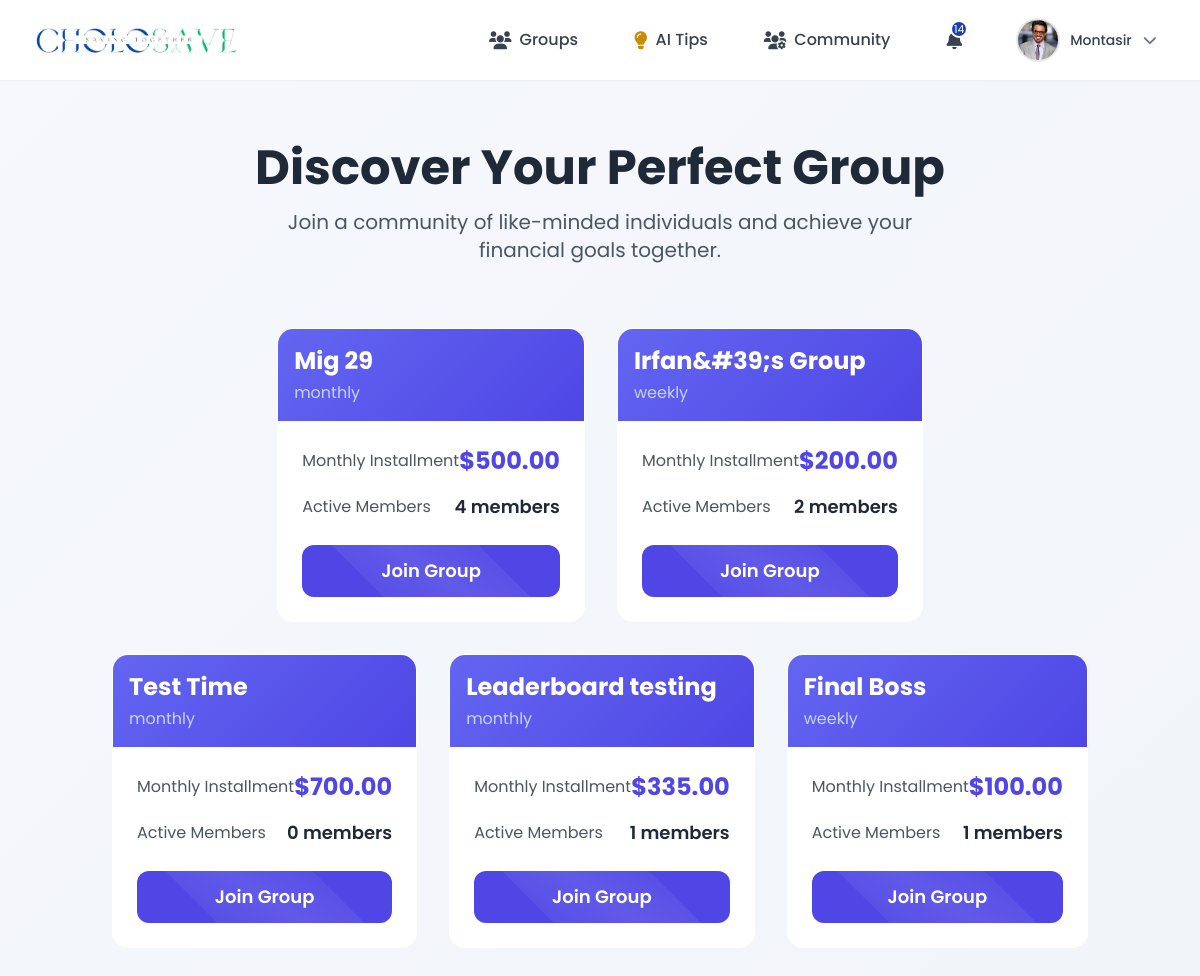
Screenshot of /view_groups.php (signed in) with the database file from the repository.
### tables this page shows
CREATE TABLE `users` (
  `id` int(11) NOT NULL,
  `name` varchar(255) DEFAULT NULL,
  `email` varchar(255) DEFAULT NULL,
  `phone_number` varchar(255) DEFAULT NULL,
  `password` varchar(255) DEFAULT NULL,
  `role` enum('user','group_admin','admin') DEFAULT 'user',
  `created_at` timestamp NOT NULL DEFAULT current_timestamp(),
  `profile_picture` varchar(255) NOT NULL,
  `otp` varchar(6) DEFAULT NULL,
  `otp_expiry` datetime DEFAULT NULL
);

CREATE TABLE `my_group` (
  `group_id` int(11) NOT NULL,
  `group_name` varchar(255) DEFAULT NULL,
  `members` int(11) NOT NULL,
  `group_admin_id` int(11) DEFAULT NULL,
  `dps_type` enum('weekly','monthly') DEFAULT NULL,
  `time_period` int(11) DEFAULT NULL,
  `amount` decimal(8,2) DEFAULT NULL,
  `start_date` date DEFAULT NULL,
  `goal_amount` int(11) DEFAULT NULL,
  `warning_time` int(11) DEFAULT NULL,
  `emergency_fund` decimal(8,2) DEFAULT NULL,
  `bKash` varchar(255) DEFAULT NULL,
  `Rocket` varchar(255) DEFAULT NULL,
  `Nagad` varchar(255) DEFAULT NULL,
  `created_at` timestamp NOT NULL DEFAULT current_timestamp(),
  `description` text DEFAULT NULL
);

### view_groups.php (the view, shortened to what this page needs)
<?php
include 'db.php';
include 'includes/header2.php';
$query = "
    SELECT
        g.group_id,
        g.group_name,
        g.dps_type,
        g.amount AS installment,
        COUNT(gm.user_id) AS members_count
    FROM
        my_group g
    LEFT JOIN
        group_membership gm
    ON
        g.group_id = gm.group_id AND gm.status = 'approved'
    GROUP BY
        g.group_id
";
$result = $conn->query($query);
if ($result) {
    $groups = [];
    while ($row = $result->fetch_assoc()) {
        $groups[] = [
            "group_id" => $row['group_id'],
            "group_name" => $row['group_name'],
            "dps_type" => $row['dps_type'],
            "installment" => $row['installment'],
            "members_count" => $row['members_count']
        ];
    }
} else {
    $groups = [];
}
?>
<!DOCTYPE html>
<html lang="en">
<head>
    <script src="https://cdn.tailwindcss.com"></script>
    <link rel="stylesheet" href="https://cdnjs.cloudflare.com/ajax/libs/animate.css/4.1.1/animate.min.css">
</head>
<body class="font-inter">
    <div class="container mx-auto px-6 py-16">
        <div class="text-center mb-16 animate__animated animate__fadeIn">
            <h1 class="text-5xl font-bold text-gray-800 mb-4">Discover Your Perfect Group</h1>
            <p class="text-xl text-gray-600 max-w-2xl mx-auto">Join a community of like-minded individuals and achieve your financial goals together.</p>
        </div>
        <div class="flex flex-wrap justify-center gap-8">
            <?php if (!empty($groups)): ?>
                <?php foreach ($groups as $index => $group): ?>
                    <div class="group-card rounded-2xl overflow-hidden animate__animated animate__fadeInUp" style="animation-delay: <?php echo $index * 0.1; ?>s">
                        <div class="card-gradient p-4">
                            <h3 class="text-2xl font-bold text-white mb-1"><?php echo htmlspecialchars($group['group_name']); ?></h3>
                            <p class="text-indigo-200"><?php echo htmlspecialchars($group['dps_type']); ?></p>
                        </div>
                        <div class="p-6">
                            <div class="mb-6">
                                <div class="flex justify-between items-center mb-4">
                                    <span class="text-gray-600">Monthly Installment</span>
                                    <span class="text-2xl font-bold text-indigo-600">$<?php echo htmlspecialchars($group['installment']); ?></span>
                                </div>
                                <div class="flex justify-between items-center">
                                    <span class="text-gray-600">Active Members</span>
                                    <span class="text-lg font-semibold text-gray-800"><?php echo htmlspecialchars($group['members_count']); ?> members</span>
                                </div>
                            </div>
                            <form action="join_group.php" method="POST">
                                <button type="submit" class="shine-effect w-full bg-indigo-600 text-white py-3 px-6 rounded-xl text-lg font-semibold transition duration-300 ease-in-out hover:bg-indigo-700 focus:outline-none focus:ring-4 focus:ring-indigo-500 focus:ring-opacity-50">
                                    Join Group
                                </button>
                            </form>
                        </div>
                    </div>
                <?php endforeach; ?>
            <?php endif; ?>
        </div>
    </div>
</body>
</html>

### includes/header2.php (shortened to what this page needs)
<?php
include 'db.php';
$user_id = $_SESSION['user_id'];
$sql = "SELECT COUNT(*) as count FROM notifications WHERE target_user_id = ? AND status = 'unread'";
$stmt = $conn->prepare($sql);
$stmt->bind_param("i", $user_id);
$stmt->execute();
$result = $stmt->get_result();
$row = $result->fetch_assoc();
$notificationCount = $row['count'];
$user_name = '';
$profile_picture = '';
$sql_user = "SELECT name, email, profile_picture FROM users WHERE id = ?";
$stmt = $conn->prepare($sql_user);
$stmt->bind_param("i", $user_id);
$stmt->execute();
$result_user = $stmt->get_result();
if ($result_user) {
    $user_data = $result_user->fetch_assoc();
    $user_name = $user_data['name'];
    $profile_picture = $user_data['profile_picture'];
}
?>
<!DOCTYPE html>
<html lang="en">
<head>
    <script src="https://cdn.tailwindcss.com"></script>
    <link rel="stylesheet" href="https://cdnjs.cloudflare.com/ajax/libs/font-awesome/6.0.0-beta3/css/all.min.css">
</head>
<body class="bg-gray-50">
    <header class="bg-white shadow-sm">
        <div class="max-w-7xl mx-auto px-4 sm:px-6 lg:px-8">
            <div class="flex items-center justify-between h-20">
                <div class="logo flex items-center space-x-4">
                    <a href="/CholoSave-CS/user_landing_page.php" class="flex items-center">
                        <img src="/CholoSave-CS/includes/project_logo1.png" alt="CholoSave Logo" class="logo-image">
                    </a>
                </div>
                <div class="hidden md:flex items-center space-x-8">
                    <div class="relative group">
                        <button
                            class="nav-item flex items-center space-x-2 px-3 py-2 text-gray-700 hover:text-gray-900">
                            <i class="fas fa-users text-lg"></i>
                            <span class="font-medium">Groups</span>
                        </button>
                    </div>
                    <div class="relative group">
                        <a href="/CholoSave-CS/ai_tips/ai_tips.php">
                            <button
                                class="nav-item flex items-center space-x-2 px-3 py-2 text-gray-700 hover:text-gray-900">
                                <i class="fas fa-lightbulb text-lg text-yellow-600 animate-pulse"></i>
                                <span class="font-medium">AI Tips</span>
                            </button>
                        </a>
                    </div>
                    <div class="relative group">
                        <button
                            class="nav-item flex items-center space-x-2 px-3 py-2 text-gray-700 hover:text-gray-900">
                            <i class="fas fa-users-cog text-lg"></i>
                            <span class="font-medium">Community</span>
                        </button>
                    </div>
                    <div class="relative">
                        <a href="/CholoSave-CS/notification.php"
                            class="nav-item flex items-center space-x-2 px-3 py-2 text-gray-700 hover:text-gray-900">
                            <div class="relative">
                                <i class="fas fa-bell text-lg"></i>
                                <?php if ($notificationCount > 0): ?>
                                    <span class="notification-badge"><?php echo $notificationCount; ?></span>
                                <?php endif; ?>
                            </div>
                        </a>
                    </div>
                    <div class="relative group">
                        <button
                            class="flex items-center space-x-3 px-3 py-2 rounded-full hover:bg-gray-100 transition-colors duration-200">
                            <div class="relative w-10 h-10 rounded-full overflow-hidden ring-2 ring-gray-200">
                                <?php if (!empty($profile_picture) && file_exists('uploads/profile/' . $profile_picture)): ?>
                                    <img src="uploads/profile/<?php echo htmlspecialchars($profile_picture); ?>"
                                        alt="Profile" class="w-full h-full object-cover">
                                <?php else: ?>
                                    <div class="w-full h-full bg-gray-200 flex items-center justify-center">
                                        <i class="fas fa-user text-gray-400"></i>
                                    </div>
                                <?php endif; ?>
                            </div>
                            <span
                                class="text-sm font-medium text-gray-700"><?php echo htmlspecialchars($user_name); ?></span>
                            <i class="fas fa-chevron-down text-sm text-gray-500"></i>
                        </button>
                    </div>
                </div>
            </div>
    </header>
</body>
</html>

### includes/header2.php (style rules this page uses)
body { font-family: 'Poppins', sans-serif; }
.nav-item { transition: all 0.3s ease; position: relative; }
.nav-item::after { content: ''; position: absolute; width: 0; height: 2px; bottom: -4px; left: 0; background-color: #1E40AF; transition: width 0.3s ease; }
.logo a { font-size: 1.8rem; font-weight: 700; background: linear-gradient(135deg, #003366 0%, #004080 100%); -webkit-background-clip: text; -webkit-text-fill-color: transparent; text-decoration: none; }
.notification-badge { position: absolute; top: -6px; right: -6px; background: #1E40AF; border-radius: 50%; width: 18px; height: 18px; font-size: 11px; display: flex; align-items: center; justify-content: center; color: white; border: 2px solid white; }
.animate-pulse { animation: pulse 1s infinite; }
.logo-image { max-height: 3rem; width: auto; object-fit: contain; }

### view_groups.php (style rules this page uses)
body { background: linear-gradient(135deg, #f6f8fd 0%, #f1f4f9 100%); min-height: 100vh; }
.group-card { max-width: 350px; background: rgba(255, 255, 255, 0.95); backdrop-filter: blur(10px); border: 1px solid rgba(255, 255, 255, 0.2); transition: all 0.3s cubic-bezier(0.4, 0, 0.2, 1); }
.card-gradient { background: linear-gradient(135deg, #6366f1 0%, #4f46e5 100%); }
.shine-effect { position: relative; overflow: hidden; }
.shine-effect::after { content: ''; position: absolute; top: -50%; left: -50%; width: 200%; height: 200%; background: linear-gradient( to bottom right, rgba(255, 255, 255, 0) 0%, rgba(255, 255, 255, 0.1) 50%, rgba(255, 255, 255, 0) 100% ); transform: rotate(45deg); animation: shine 3s infinite; }

### rows the page displays
users: profile_picture (picture), name "Montasir"
my_group: group_name "Mig 29", dps_type "monthly", amount "500.00", members_count "4"
my_group: group_name "Irfan&#39;s Group", dps_type "weekly", amount "200.00", members_count "2"
my_group: group_name "Test Time", dps_type "monthly", amount "700.00", members_count "0"
my_group: group_name "Leaderboard testing", dps_type "monthly", amount "335.00", members_count "1"
my_group: group_name "Final Boss", dps_type "weekly", amount "100.00", members_count "1"

### other values shown
$notificationCount "14"
